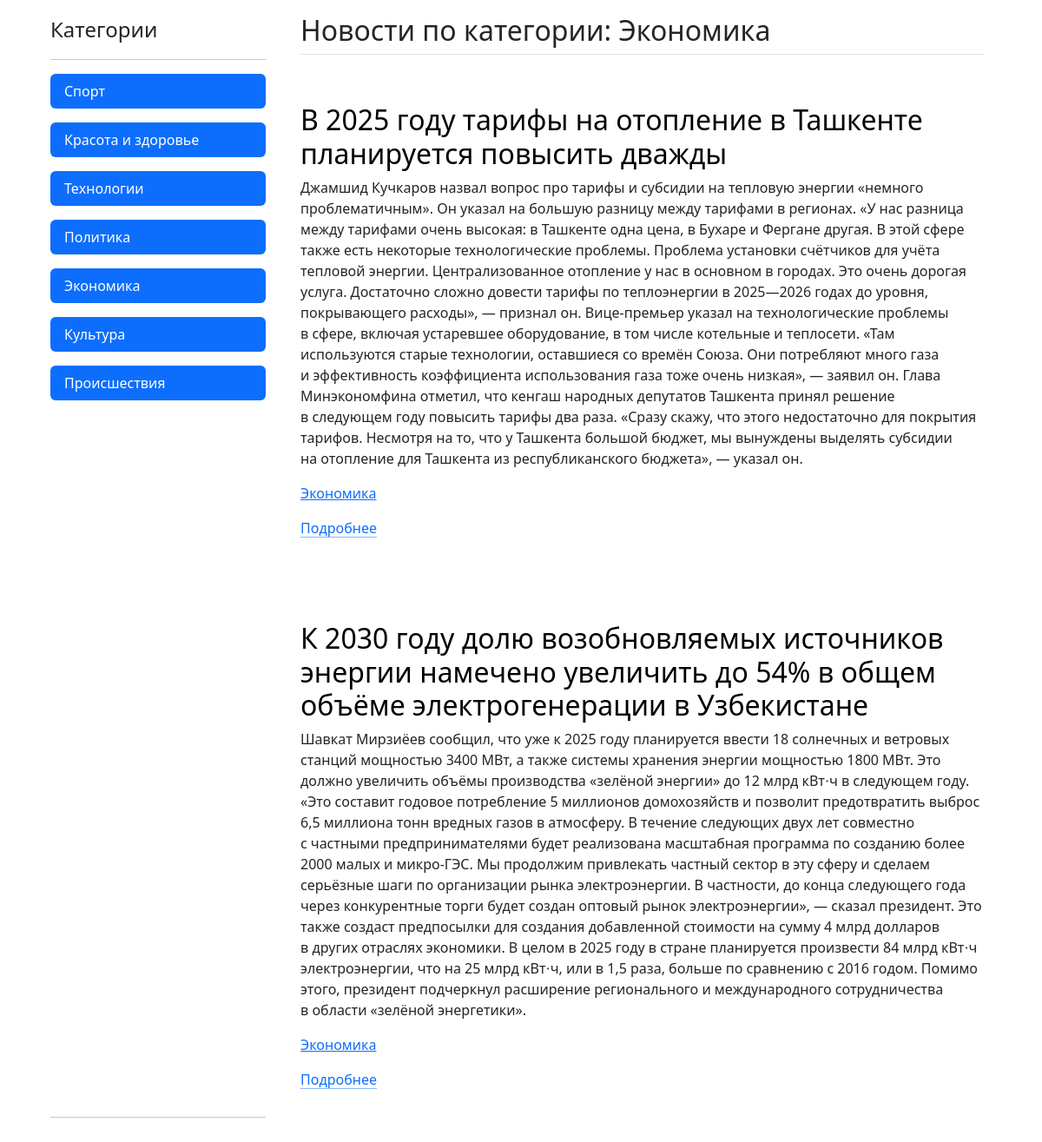
The page /category/5 on the database its author committed.
### index/models.py (models this page shows)
class Category(models.Model):
    category_name = models.CharField(max_length=32)
    added_date = models.DateTimeField(auto_now_add=True)
    def __str__(self):
        return self.category_name
    class Meta:
        verbose_name_plural = 'Категория новостей'

class News(models.Model):
    news_header = models.CharField(max_length=128)
    news_text = models.TextField()
    news_category = models.ForeignKey(Category, on_delete=models.CASCADE)
    added_date = models.DateTimeField(auto_now_add=True)
    def __str__(self):
        return self.news_header
    class Meta:
        verbose_name_plural = 'Новость'

### index/views.py (the view)
# urls.py: path('category/<int:pk>', views.category_page)
def category_page (request, pk):
    categories = Category.objects.get(id=pk)
    news = News.objects.filter(news_category=categories)
    all_categories = Category.objects.all()
    context = {
        'categories': categories,
        'news': news,
        'all_categories': all_categories
    }
    return render(request, 'news_on_category.html', context)

### index/templates/news_on_category.html (shortened to what this page needs)
<!DOCTYPE html>
<html lang="ru">
<head>
    <link rel="stylesheet" href="https://cdn.jsdelivr.net/npm/bootstrap@5.3.3/dist/css/bootstrap.min.css">
</head>
<body>
<div class="container d-flex 100">
    <div class="d-flex flex-column flex-shrink-0 p-3" style="width: 280px;">
        <span class="fs-4">Категории</span>
        <hr>
        <ul class="nav nav-pills flex-column mb-auto">
            {% for c in all_categories %}
            <li class="nav-item mb-3">
                <a href="/category/{{ c.id }}" class="nav-link active" aria-current="page">{{ c }}</a>
            </li>
            {% endfor %}
        </ul>
        <hr>
    </div>
    <div class="container px-4 py-3" id="featured-3">
    <h2 class="pb-2 border-bottom">Новости по категории: {{ categories }}</h2>
    {% for n in news %}
        <div class="row g-4 py-5 row-cols-1 row-cols-lg-1">
            <div class="feature col">
                <h3 class="fs-2 text-body-emphasis">{{ n }}</h3>
                <p>{{ n.news_text}}</p>
                <p><a href="/category/{{ c.id }}">{{ n.news_category}}</a></p>
                <a href="/news/{{ n.id }}" class="icon-link">Подробнее</a>
            </div>
        </div>
        {% endfor %}
    </div>
</body>
</html>

### rows shown on the page
Category: category_name "Спорт"
Category: category_name "Красота и здоровье"
Category: category_name "Технологии"
Category: category_name "Политика"
Category: category_name "Экономика"
Category: category_name "Культура"
Category: category_name "Происшествия"
News: news_header "В 2025 году тарифы на отопление в Ташкенте планируется повысить дважды", news_text "Джамшид Кучкаров назвал вопрос про тарифы и субсидии на тепловую энергии «немного проблематичным». Он указал на большую разницу между тарифами в регионах. «У нас разница между тарифами очень высокая: в Ташкенте одна цена, в Бухаре и Фергане другая. В этой сфере также есть некоторые технологические проблемы. Проблема установки счётчиков для учёта тепловой энергии. Централизованное отопление у нас в основном в городах. Это очень дорогая услуга. Достаточно сложно довести тарифы по теплоэнергии в 2025—2026 годах до уровня, покрывающего расходы», — признал он. Вице-премьер указал на технологические проблемы в сфере, включая устаревшее оборудование, в том числе котельные и теплосети. «Там…", news_category "Экономика"
News: news_header "К 2030 году долю возобновляемых источников энергии намечено увеличить до 54% в общем объёме электрогенерации в Узбекистане", news_text "Шавкат Мирзиёев сообщил, что уже к 2025 году планируется ввести 18 солнечных и ветровых станций мощностью 3400 МВт, а также системы хранения энергии мощностью 1800 МВт. Это должно увеличить объёмы производства «зелёной энергии» до 12 млрд кВт⋅ч в следующем году. «Это составит годовое потребление 5 миллионов домохозяйств и позволит предотвратить выброс 6,5 миллиона тонн вредных газов в атмосферу. В течение следующих двух лет совместно с частными предпринимателями будет реализована масштабная программа по созданию более 2000 малых и микро-ГЭС. Мы продолжим привлекать частный сектор в эту сферу и сделаем серьёзные шаги по организации рынка электроэнергии. В частности, до конца следующего года…", news_category "Экономика"
